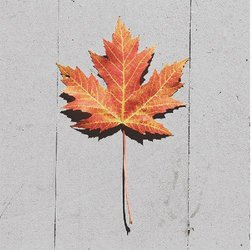
#> input picture img/folha.jpg, 251 x 250 px
$ python deslocamento.py
#> lines starting #> are read from the running program, lines starting #| are printed output that depends on the picture
# Deslocamento da imagem
import cv2
import numpy as np
img_path = '../../img/folha.jpg'
image = cv2.imread(img_path)
#> image is the input picture: shape (250, 251, 3); mean B, G, R 180.4, 185.1, 197.9
rows,columns = image.shape[:2]
#> rows = 250; columns = 251
matriz = np.float32([[1,0,100],[0,1,100]])
displaced_image = cv2.warpAffine(image,matriz,(columns,rows))
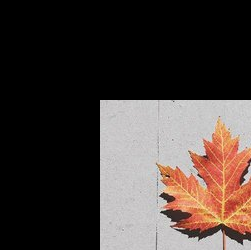
#> displaced_image: shape (250, 251, 3); mean B, G, R 57.7, 61.6, 71.3
cv2.imshow('Imagem deslocada',displaced_image)
cv2.waitKey(0)
cv2.destroyAllWindows()

$ run again, with img/casa.jpg copied over img/folha.jpg
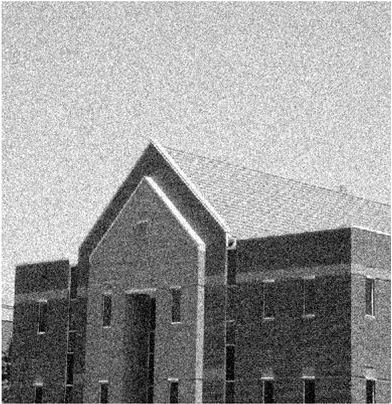
#> input picture img/casa.jpg, 392 x 404 px
#> image is the input picture: shape (404, 392, 3); min 0, max 255, mean 152.9
#> `displaced_image = cv2.warpAffine(image,matriz,(columns,rows))`:
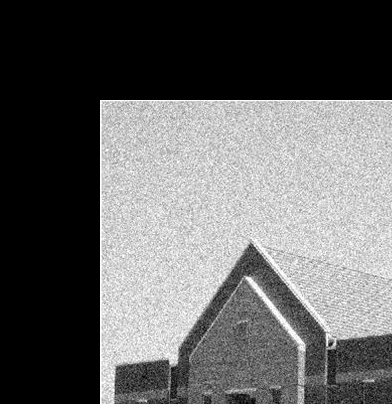
#> displaced_image: shape (404, 392, 3); min 0, max 255, mean 99.2

$ run again, with img/gato.jpg copied over img/folha.jpg
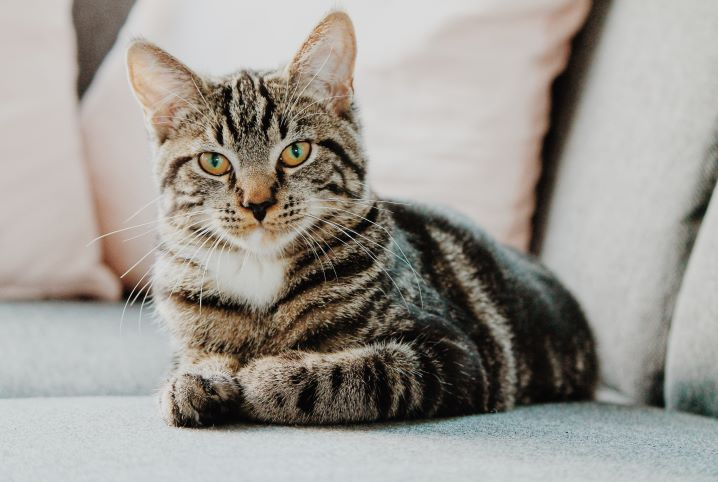
#> input picture img/gato.jpg, 718 x 482 px
#> image is the input picture: shape (482, 718, 3); mean B, G, R 147.1, 153.4, 157.4
#> `displaced_image = cv2.warpAffine(image,matriz,(columns,rows))`:
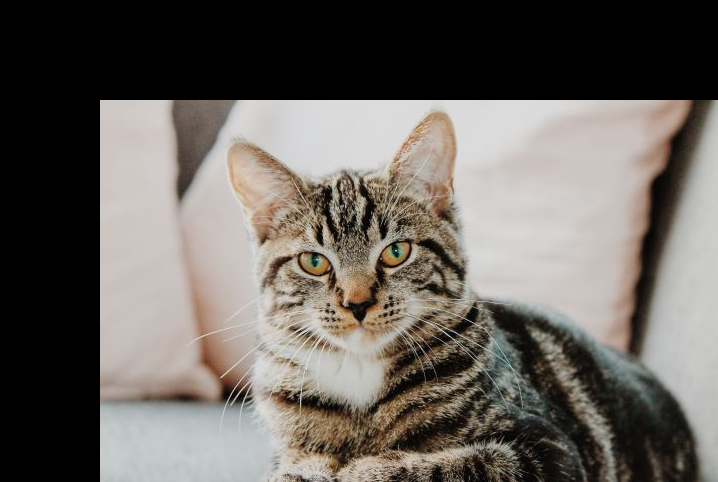
#> displaced_image: shape (482, 718, 3); mean B, G, R 95.2, 100.7, 105.8
